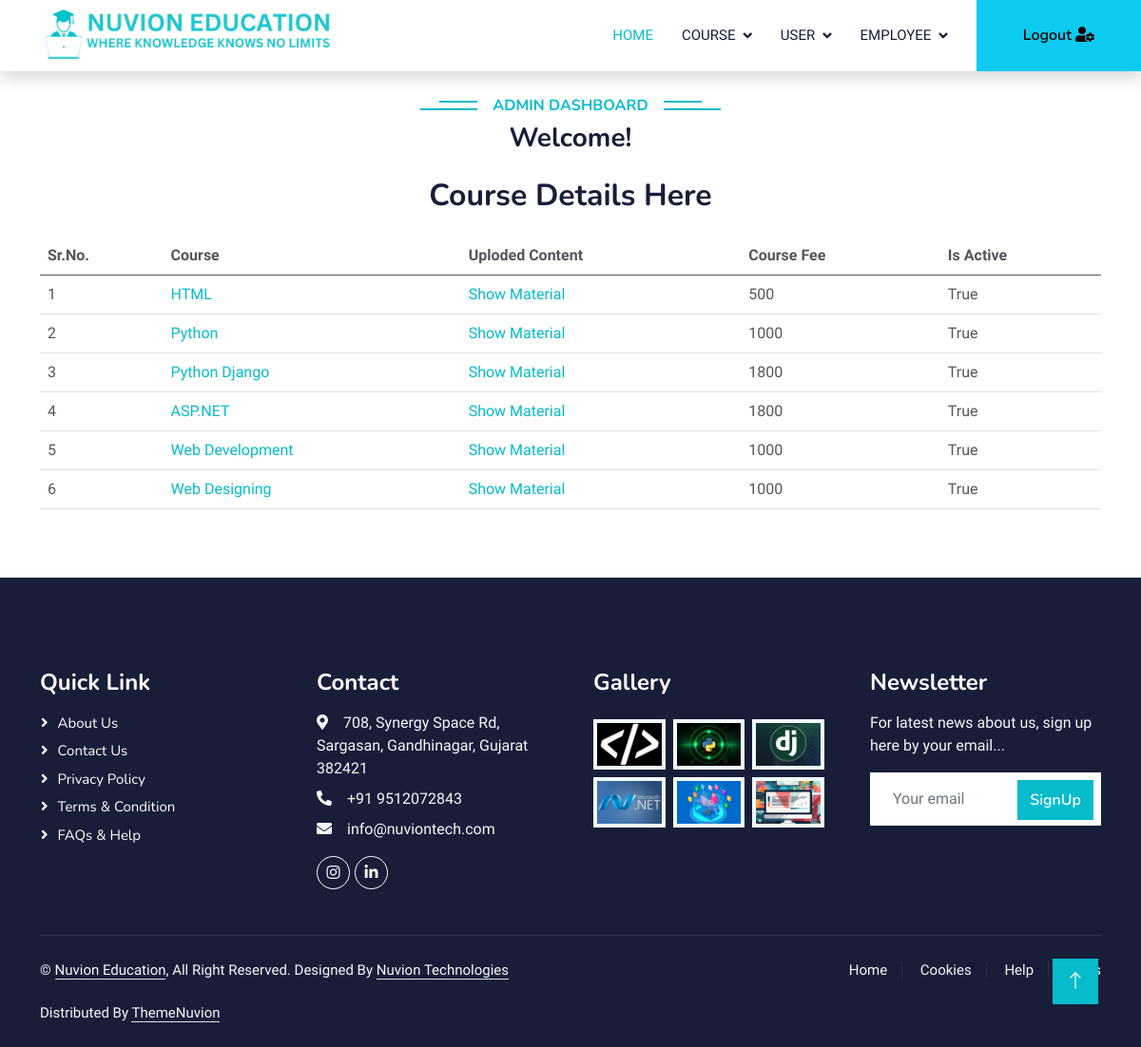
The page /AdmiCourse/ on the database its author committed.
### LMS/models.py (models this page shows)
class tblcourse(models.Model):
    Id = models.AutoField(primary_key=True)
    course = models.CharField(max_length=30)
    coursefee = models.IntegerField(null= True, blank=True)
    isActive = models.BooleanField(default=False)
    isDeleted = models.BooleanField(default=False)
    CreatedBy = models.CharField(max_length=15, null= True, blank=True)
    CreatedDate = models.DateField(auto_now=True)

### LMS/views.py (the view)
# urls.py: path('AdmiCourse/',AdmiCourse,name='AdmiCourse'),
def AdmiCourse(request):
    s1 = tblcourse.objects.all()
    data = {
          'MYCourse': s1,
    }
    return render(request, "Admin/frmAdminCourse.html", data)

### Template/Admin/frmAdminCourse.html (shortened to what this page needs)
<!DOCTYPE html>
<html lang="en">
<head>
    {% include "LinkFile.html" %}
</head>
<body>
  {% include "Admin/frmAdminHeader.html"%}
  <div class="text-center wow fadeInUp" data-wow-delay="0.1s">
    <h2 class="mb-3">Course Details Here</h2>
  </div>
  <div class="container-xxl py-2">
      <div class="container">
          <div class="row g-4">
              <div class="col-lg-12 col-md-12 wow fadeInUp" data-wow-delay="0.5s">
                  <form action="" method="post">
                      <table class="table">
                        <thead>
                          <tr>
                            <th>Sr.No.</th>
                            <th>Course</th>
                            <th>Uploded Content</th>
                            <th>Course Fee</th>
                            <th>Is Active</th>
                          </tr>
                        </thead>
                        <tbody>
                          {% for e in MYCourse %}
                          <tr>
                              <td>{{ forloop.counter }}</td>
                              {% if e.course %}
                                  <td><a href="{% url 'updatecourse' e.course %}">{{ e.course }}</a></td>
                              {% else %}
                                  <td>No Course Available</td>
                              {% endif %}
                              <td><a href="{% url 'adminmaterial' e.course %}">Show Material</a></td>
                              <td>{{ e.coursefee }}</td>
                              <td>{{ e.isActive }}</td>
                          </tr>
                          {% endfor %}
                        </tbody>
                      </table>
                  </form>
              </div>
          </div>
      </div>
  </div>
  {% include 'Footer.html' %}
  {% include 'JS.html' %}
</body>
</html>

### Template/LinkFile.html (shortened to what this page needs)
  <link href="https://cdnjs.cloudflare.com/ajax/libs/font-awesome/5.10.0/css/all.min.css" rel="stylesheet">
  <link href="https://cdn.jsdelivr.net/npm/bootstrap-icons@1.4.1/font/bootstrap-icons.css" rel="stylesheet">
  <link href="/Media/Boot/lib/animate/animate.min.css" rel="stylesheet">
  <link href="/Media/Boot/lib/owlcarousel/assets/owl.carousel.min.css" rel="stylesheet">
  <link href="/Media/Boot/css/bootstrap.min.css" rel="stylesheet">
  <link href="/Media/Boot/css/style.css" rel="stylesheet">

### Template/Admin/frmAdminHeader.html (shortened to what this page needs)
<nav class="navbar navbar-expand-lg bg-white navbar-light shadow sticky-top p-0">
    <a href="index.html" class="navbar-brand d-flex align-items-center px-4 px-lg-5">
        <img class="img-fluid" src="/Media/Boot/img/Logo_New.png" height="230px" width="300px" alt="">
    </a>
    <div class="collapse navbar-collapse" id="navbarCollapse">
        <div class="navbar-nav ms-auto p-4 p-lg-0">
            <a href="/AdminHome/" class="nav-item nav-link active">Home</a>
            <div class="nav-item dropdown">
                <a href="#" class="nav-link dropdown-toggle" data-bs-toggle="dropdown">Course</a>
            </div>
            <div class="nav-item dropdown">
                <a href="#" class="nav-link dropdown-toggle" data-bs-toggle="dropdown">User</a>
            </div>
            <div class="nav-item dropdown">
                <a href="#" class="nav-link dropdown-toggle" data-bs-toggle="dropdown">Employee</a>
            </div>
        </div>
        <a href="/Adminlogin/" class="btn btn-info py-4 px-lg-5 d-none d-lg-block">Logout<i class="fas fa-user-cog ms-1"></i></a>
    </div>
</nav>
<br>
<div class="text-center wow fadeInUp" data-wow-delay="0.1s">
    <h6 class="section-title bg-white text-center text-primary px-3">Admin Dashboard</h6>
    <h3 class="mb-4">Welcome!
      </h3>
</div>

### Template/Footer.html
 <div class="container-fluid bg-dark text-light footer pt-5 mt-5 wow fadeIn" data-wow-delay="0.1s">
    <div class="container py-5">
        <div class="row g-5">
            <div class="col-lg-3 col-md-6">
                <h4 class="text-white mb-3">Quick Link</h4>
                <a class="btn btn-link" href="#about">About Us</a>
                <a class="btn btn-link" href="#contact">Contact Us</a>
                <a class="btn btn-link" href="">Privacy Policy</a>
                <a class="btn btn-link" href="">Terms & Condition</a>
                <a class="btn btn-link" href="">FAQs & Help</a>
            </div>
            <div class="col-lg-3 col-md-6">
                <h4 class="text-white mb-3">Contact</h4>
                <p class="mb-2">
                    <i class="fa fa-map-marker-alt me-3"></i>708, Synergy Space Rd, Sargasan, Gandhinagar, Gujarat 382421
                </p>
                <p class="mb-2"><i class="fa fa-phone-alt me-3"></i>+91 9512072843</p>
                <p class="mb-2"><i class="fa fa-envelope me-3"></i>info@nuviontech.com</p>
                <div class="d-flex pt-2">
                    <a class="btn btn-outline-light btn-social" href="https://www.instagram.com/nuvion.technologies?igsh=MWtuZDUyeWZrb293Yg==" target="_blank"><i class="fab fa-instagram"></i></a>
                    <a class="btn btn-outline-light btn-social" href="https://in.linkedin.com/company/nuvion-technologies" target="_blank"><i class="fab fa-linkedin-in"></i></a>
                </div>
            </div>
            <div class="col-lg-3 col-md-6">
                <h4 class="text-white mb-3">Gallery</h4>
                <div class="row g-2 pt-2">
                    <div class="col-4">
                        <img class="img-fluid bg-light p-1" src="/Media/Boot/img/csr-1.jpg" alt="">
                    </div>
                    <div class="col-4">
                        <img class="img-fluid bg-light p-1" src="/Media/Boot/img/crs-2.jpg" alt="">
                    </div>
                    <div class="col-4">
                        <img class="img-fluid bg-light p-1" src="/Media/Boot/img/csr-3.jpg" alt="">
                    </div>
                    <div class="col-4">
                        <img class="img-fluid bg-light p-1" src="/Media/Boot/img/csr-4.jpg" alt="">
                    </div>
                    <div class="col-4">
                        <img class="img-fluid bg-light p-1" src="/Media/Boot/img/csr-5.png" alt="">
                    </div>
                    <div class="col-4">
                        <img class="img-fluid bg-light p-1" src="/Media/Boot/img/csr-6.png" alt="">
                    </div>
                </div>
            </div>
            <div class="col-lg-3 col-md-6">
                <h4 class="text-white mb-3">Newsletter</h4>
                <p>For latest news about us, sign up here by your email...</p>
                <div class="position-relative mx-auto" style="max-width: 400px;">
                    <input class="form-control border-0 w-100 py-3 ps-4 pe-5" type="text" placeholder="Your email">
                    <button type="button" class="btn btn-primary py-2 position-absolute top-0 end-0 mt-2 me-2">SignUp</button>
                </div>
            </div>
        </div>
    </div>
    <div class="container">
        <div class="copyright">
            <div class="row">
                <div class="col-md-6 text-center text-md-start mb-3 mb-md-0">
                    &copy; <a class="border-bottom" href="https://nuviontech.com/" target="_blank">Nuvion Education</a>, All Right Reserved.
                    Designed By <a class="border-bottom" href="https://nuviontech.com/" target="_blank">Nuvion Technologies</a><br><br>
                    Distributed By <a class="border-bottom" href="https://nuviontech.com/" target="_blank">ThemeNuvion</a>
                </div>
                <div class="col-md-6 text-center text-md-end">
                    <div class="footer-menu">
                        <a href="">Home</a>
                        <a href="">Cookies</a>
                        <a href="">Help</a>
                        <a href="">FQAs</a>
                    </div>
                </div>
            </div>
        </div>
    </div>
</div>

### Template/JS.html (shortened to what this page needs)
 <a href="#" class="btn btn-lg btn-primary btn-lg-square back-to-top"><i class="bi bi-arrow-up"></i></a>

### Media/Boot/css/style.css (style rules this page uses)
:root { --primary: #06BBCC; --light: #F0FBFC; --dark: #181d38; }
.back-to-top { position: fixed; display: none; right: 45px; bottom: 45px; z-index: 99; }
.btn { font-family: 'Nunito', sans-serif; font-weight: 600; transition: .5s; }
.btn.btn-primary, .btn.btn-secondary { color: #FFFFFF; }
.btn-lg-square { width: 48px; height: 48px; }
.btn-square, .btn-sm-square, .btn-lg-square { padding: 0; display: flex; align-items: center; justify-content: center; font-weight: normal; border-radius: 0px; }
.navbar .dropdown-toggle::after { border: none; content: "\f107"; font-family: "Font Awesome 5 Free"; font-weight: 900; vertical-align: middle; margin-left: 8px; }
.navbar-light .navbar-nav .nav-link { margin-right: 30px; padding: 25px 0; color: #FFFFFF; font-size: 15px; text-transform: uppercase; outline: none; }
.navbar-light .navbar-nav .nav-link:hover, .navbar-light .navbar-nav .nav-link.active { color: var(--primary); }
.navbar-light .navbar-brand, .navbar-light a.btn { height: 75px; }
.navbar-light .navbar-nav .nav-link { color: var(--dark); font-weight: 500; }
.navbar-light.sticky-top { top: -100px; transition: .5s; }
.section-title { position: relative; display: inline-block; text-transform: uppercase; }
.section-title::before { position: absolute; content: ""; width: calc(100% + 80px); height: 2px; top: 4px; left: -40px; background: var(--primary); z-index: -1; }
.section-title::after { position: absolute; content: ""; width: calc(100% + 120px); height: 2px; bottom: 5px; left: -60px; background: var(--primary); z-index: -1; }
.footer .btn.btn-social { margin-right: 5px; width: 35px; height: 35px; display: flex; align-items: center; justify-content: center; color: var(--light); font-weight: normal; border: 1px solid #FFFFFF; border-radius: 35px; transition: .3s; }
.footer .btn.btn-link { display: block; margin-bottom: 5px; padding: 0; text-align: left; color: #FFFFFF; font-size: 15px; font-weight: normal; text-transform: capitalize; transition: .3s; }
.footer .btn.btn-link::before { position: relative; content: "\f105"; font-family: "Font Awesome 5 Free"; font-weight: 900; margin-right: 10px; }
.footer .copyright { padding: 25px 0; font-size: 15px; border-top: 1px solid rgba(256, 256, 256, .1); }
.footer .copyright a { color: var(--light); }
.footer .footer-menu a { margin-right: 15px; padding-right: 15px; border-right: 1px solid rgba(255, 255, 255, .1); }
.footer .footer-menu a:last-child { margin-right: 0; padding-right: 0; border-right: none; }

### rows shown on the page
tblcourse: course "HTML", coursefee "500", isActive "True"
tblcourse: course "Python", coursefee "1000", isActive "True"
tblcourse: course "Python Django", coursefee "1800", isActive "True"
tblcourse: course "ASP.NET", coursefee "1800", isActive "True"
tblcourse: course "Web Development", coursefee "1000", isActive "True"
tblcourse: course "Web Designing", coursefee "1000", isActive "True"
